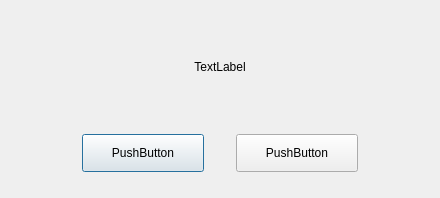
<?xml version="1.0" encoding="UTF-8"?>
<ui version="4.0">
 <class>XLMessageBox</class>
 <widget class="QDialog" name="XLMessageBox">
  <property name="geometry">
   <rect>
    <x>0</x>
    <y>0</y>
    <width>440</width>
    <height>198</height>
   </rect>
  </property>
  <property name="minimumSize">
   <size>
    <width>440</width>
    <height>198</height>
   </size>
  </property>
  <property name="maximumSize">
   <size>
    <width>440</width>
    <height>198</height>
   </size>
  </property>
  <property name="windowTitle">
   <string>Dialog</string>
  </property>
  <layout class="QVBoxLayout" name="verticalLayout">
   <property name="spacing">
    <number>0</number>
   </property>
   <property name="leftMargin">
    <number>0</number>
   </property>
   <property name="topMargin">
    <number>0</number>
   </property>
   <property name="rightMargin">
    <number>0</number>
   </property>
   <property name="bottomMargin">
    <number>26</number>
   </property>
   <item>
    <widget class="QLabel" name="msgLabel">
     <property name="sizePolicy">
      <sizepolicy hsizetype="Preferred" vsizetype="Expanding">
       <horstretch>0</horstretch>
       <verstretch>0</verstretch>
      </sizepolicy>
     </property>
     <property name="text">
      <string>TextLabel</string>
     </property>
     <property name="alignment">
      <set>Qt::AlignCenter</set>
     </property>
    </widget>
   </item>
   <item alignment="Qt::AlignHCenter">
    <widget class="QWidget" name="buttonBar" native="true">
     <property name="sizePolicy">
      <sizepolicy hsizetype="Fixed" vsizetype="Fixed">
       <horstretch>0</horstretch>
       <verstretch>0</verstretch>
      </sizepolicy>
     </property>
     <layout class="QHBoxLayout" name="horizontalLayout">
      <property name="spacing">
       <number>32</number>
      </property>
      <property name="leftMargin">
       <number>0</number>
      </property>
      <property name="topMargin">
       <number>0</number>
      </property>
      <property name="rightMargin">
       <number>0</number>
      </property>
      <property name="bottomMargin">
       <number>0</number>
      </property>
      <item>
       <widget class="QPushButton" name="yesButton">
        <property name="minimumSize">
         <size>
          <width>122</width>
          <height>38</height>
         </size>
        </property>
        <property name="maximumSize">
         <size>
          <width>122</width>
          <height>38</height>
         </size>
        </property>
        <property name="text">
         <string>PushButton</string>
        </property>
       </widget>
      </item>
      <item>
       <widget class="QPushButton" name="noButton">
        <property name="minimumSize">
         <size>
          <width>122</width>
          <height>38</height>
         </size>
        </property>
        <property name="maximumSize">
         <size>
          <width>122</width>
          <height>38</height>
         </size>
        </property>
        <property name="text">
         <string>PushButton</string>
        </property>
       </widget>
      </item>
     </layout>
    </widget>
   </item>
  </layout>
 </widget>
 <resources/>
 <connections/>
</ui>
